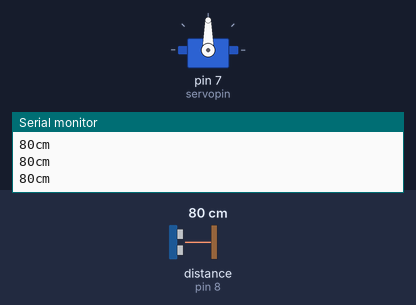
Bench run of a sketch on a simulated Arduino Uno, built with avr-gcc and run on an emulated ATmega328P. Shown: servo, the last lines printed to the serial monitor. Wiring (inferred from the names in the program): ultrasonic range finder: trigger pin 9; echo pin 8. Inputs (shaded band) come from the test bench; at power-on: distance to the obstacle (sensor on pin 8) 80 cm. The echo pulse lasts 58.3 µs per cm.

Above: at 1.4 s.
1.5 s: distance to the obstacle (sensor on pin 8) set to 12 cm
3.0 s: distance to the obstacle (sensor on pin 8) set to 9 cm
At 3.6 s:
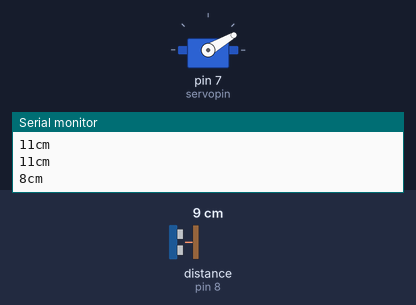
6.0 s: distance to the obstacle (sensor on pin 8) set to 18 cm
At 6.0 s:
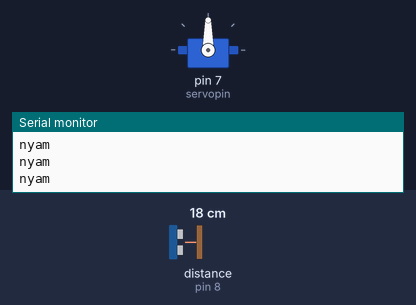
7.5 s: distance to the obstacle (sensor on pin 8) set to 2 cm
At 9.03 s:
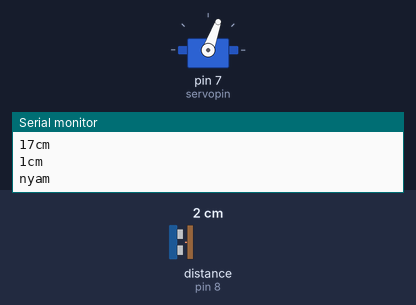
Timing chart, 0 to 11.5 s (numbered marks = the images above; inputs shaded):
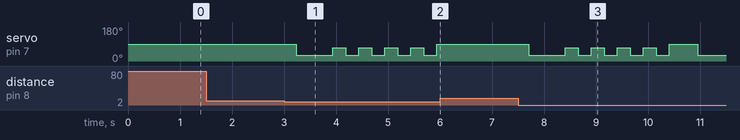

Measured:
- the behaviour switches between 11 and 10 cm on distance to the obstacle (sensor on pin 8) (found by bisection; images 0 and 1)
- after the input at 3.0 s, servo on pin 7 (servopin): 90° → 30° after 0.24 s, then repeats every 0.50 s: 70° 0.25 s, 30° 0.25 s
- after the input at 6.0 s, servo on pin 7 (servopin): stays 90° (without the input it goes to 30° after 0.49 s)
- after the input at 7.5 s, servo on pin 7 (servopin): 90° → 30° after 0.21 s, → 70° 0.70 s later, → 30° 0.25 s later, → 70° 0.25 s later, … (11 changes in this stretch)

The sketch:

omnomnom.ino
```cpp
#define trigPin 9
#define echoPin 8
#define led 10
#define servopin 7

#define chewing 4
#define blizost 10

#define mouthClose 90
#define mouthOpen 30
#define mouthAjar 70

#include <Servo.h>
Servo Sergo;

void setup() {
  Serial.begin(9600);
  pinMode(trigPin, OUTPUT);
  pinMode(echoPin, INPUT);

  Sergo.attach(servopin);
  sleep();
}

void loop() {
  int duration, distance;
  digitalWrite(trigPin, LOW);
  delayMicroseconds(2);
  digitalWrite(trigPin, HIGH);
  delayMicroseconds(10);
  digitalWrite(trigPin, LOW);
  duration = pulseIn(echoPin, HIGH);
  distance = duration / 58;
  Serial.print(distance);
  Serial.println("cm");

  if (distance < blizost){
    om_nom_nom();
    digitalWrite(led, HIGH);
  }
  delay(100);
}

void om_nom_nom(){
  digitalWrite(led, HIGH);
  Sergo.attach(servopin);
  delay(200);

  Sergo.write(mouthOpen);
  delay(700);

  for (int x = 0; x < chewing; x++){
    Sergo.write(mouthAjar);
    delay(250);
    Sergo.write(mouthOpen);
    delay(250);
    Serial.println("nyam");
  }
  sleep();
}

void sleep(){
  Sergo.write(mouthClose);
  delay(250);

  Sergo.detach();
  digitalWrite(led, LOW);
}
```
